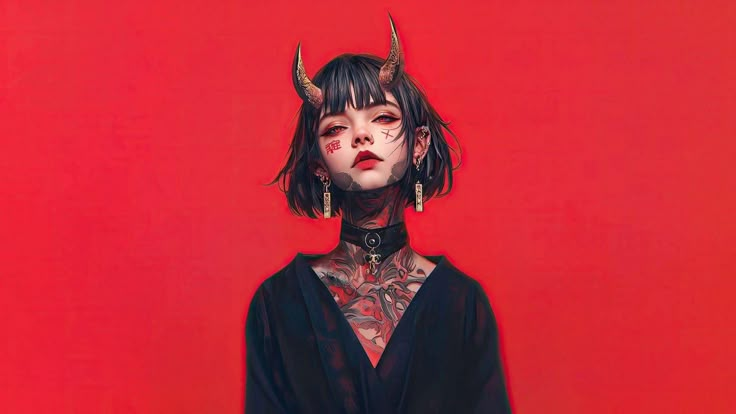
#> input picture lab1/images/image_1.jpg, 736 x 414 px; its folder holds only this picture in this run
$ python main.py
#> lines starting #> are read from the running program, lines starting #| are printed output that depends on the picture; after the words box and inside, x2 and y2 are one past the last pixel; in counts of white or black regions, pixels touching at a corner belong together; long printed decimals are rounded
### lab1/utils.py
import cv2
import numpy as np
from matplotlib import pyplot as plt


# Читання JPG зображення
def read_jpg(filename):
#> called with filename = 'images/image_1.jpg'
    return cv2.imread(filename)
#> returned value is the input picture: shape (414, 736, 3); mean B, G, R 56.2, 42.7, 193.9

# Запис JPG зображення
def write_jpg(filename, image, quality=95):
    cv2.imwrite(filename, image, [int(cv2.IMWRITE_JPEG_QUALITY), quality])

# Перетворення тексту в бінарний формат
def text_to_bin(text):
    return ''.join(format(ord(c), '08b') for c in text)

# Перетворення бінарного формату в текст
def bin_to_text(binary):
    chars = [binary[i:i + 8] for i in range(0, len(binary), 8)]
    return ''.join(chr(int(c, 2)) for c in chars)

# Обчислення MSE (середньоквадратичної помилки) між двома зображеннями
def mse(image1, image2):
    return np.mean((image1.astype(np.float32) - image2.astype(np.float32)) ** 2)

# Аналіз гістрограми
def plot_histogram(original, modified, title="Histogram Comparison"):
    plt.figure(figsize=(10, 5))

    # Аналізуємо лише синій канал (індекс 0 у BGR)
    plt.hist(original[:, :, 0].ravel(), bins=256, alpha=0.7, label='Original', color='blue', edgecolor='black',
             linewidth=0.5)
    plt.hist(modified[:, :, 0].ravel(), bins=256, alpha=0.7, label='Modified', color='orange', edgecolor='black',
             linewidth=0.5)

    plt.title(title)
    plt.xlabel('Pixel Intensity (Blue Channel)')
    plt.ylabel('Frequency')
    plt.legend()
    plt.grid(True, alpha=0.3)
    plt.show()

### lab1/encoder.py
import cv2
import random
from utils import text_to_bin

# Послідовне вбудовування повідомлення
def embed_sequential(image, message):
    bin_msg = text_to_bin(message)
    img_mod = image.copy()
    rows, cols, channels = img_mod.shape
#> rows = 414; cols = 736; channels = 3

    for i in range(len(bin_msg)):
        row, col = divmod(i, cols)
        if row >= rows:
            break
        pixel_value = img_mod[row, col].copy()  # Копіюємо значення пікселя
        pixel_value[0] = (pixel_value[0] & 254) | int(bin_msg[i])  # Модифікуємо лише синій канал
        img_mod[row, col] = pixel_value
#> this loop made 1440 passes
#> img_mod: shape (414, 736, 3); 0.23% of pixels changed, all inside (x1, y1, x2, y2) = (0, 0, 736, 2)

    return img_mod

# Випадкове вбудовування повідомлення
def embed_random(image, message, seed):
#> called with seed = 340698234968
    bin_msg = text_to_bin(message)
    img_mod = image.copy()
    rows, cols, channels = img_mod.shape
#> rows = 414; cols = 736; channels = 3
    total_pixels = rows * cols
#> total_pixels = 304704

    random.seed(seed)
    positions = random.sample(range(total_pixels), len(bin_msg))

    for i, pos in enumerate(positions):
        row, col = divmod(pos, cols)
        pixel_value = img_mod[row, col].copy()
        pixel_value[0] = (pixel_value[0] & 254) | int(bin_msg[i])  # Модифікуємо лише синій канал
        img_mod[row, col] = pixel_value
#> this loop made 1440 passes
#> img_mod: shape (414, 736, 3); 0.24% of pixels changed, all inside (x1, y1, x2, y2) = (0, 1, 736, 414)

    return img_mod

### lab1/decoder.py
import random
from utils import bin_to_text

# Витягування повідомлення з послідовно вбудованого зображення
def extract_message(image, length):
#> called with length = 180
    bin_msg = ''
    rows, cols, channels = image.shape
#> rows = 414; cols = 736; channels = 3
    for i in range(length * 8):
        row, col = divmod(i, cols)
        if row >= rows:
            break
        pixel_value = image[row, col]
        bin_msg += str(pixel_value[0] & 1)  # Витягуємо LSB із синього каналу
#> this loop made 1440 passes
#> (pixel_value, bin_msg) on passes 1 to 3: ([56, 38, 237], '0'), ([56, 38, 237], '00'), ([58, 39, 240], '000')
#> (printed output is left out)
    return bin_to_text(bin_msg)

def extract_message_random(image, length, seed):
#> called with length = 180, seed = 340698234968
    bin_msg = ''
    rows, cols, channels = image.shape
#> rows = 414; cols = 736; channels = 3
    total_pixels = rows * cols
#> total_pixels = 304704

    random.seed(seed)
    positions = random.sample(range(total_pixels), length * 8)

    for pos in positions:
        row, col = divmod(pos, cols)
        pixel_value = image[row, col]
        bin_msg += str(pixel_value[0] & 1)  # Витягуємо LSB із синього каналу
#> this loop made 1440 passes
#> (pixel_value, bin_msg) on passes 1 to 3: ([40, 36, 219], '0'), ([88, 83, 100], '00'), ([58, 46, 224], '000')
    return bin_to_text(bin_msg)

### lab1/main.py
from datetime import datetime
from encoder import embed_sequential, embed_random
from decoder import extract_message, extract_message_random
from utils import read_jpg, write_jpg, plot_histogram, mse

# Основне виконання
if __name__ == '__main__':
    image_name = "image_1"
    image = read_jpg(f"images/{image_name}.jpg")  # Читаємо зображення з файлу
    message = """
        Lorem Ipsum is simply dummy text of the printing and typesetting industry.
        Lorem Ipsum has been the industry's standard dummy text ever since the 1500s...
        """  # Повідомлення для вбудовування

    # --- Кодування ---
    image_seq = embed_sequential(image, message)
    write_jpg(f"./images/{image_name}_seq_{datetime.now().strftime('%Y_%m_%d_%H_%M_%S')}.jpg", image_seq)

    key = 340698234968  # Ключ для випадкового вбудовування
    image_rand = embed_random(image, message, key)
    write_jpg(f"./images/{image_name}_random_{datetime.now().strftime('%Y_%m_%d_%H_%M_%S')}.jpg", image_rand)

    # --- Декодування ---
    retrieved_msg_seq = extract_message(image_seq, len(message))
    print("Retrieved Message (Sequential):", retrieved_msg_seq)

    retrieved_msg_rand = extract_message_random(image_rand, len(message), key)
    print("Retrieved Message (Random):", retrieved_msg_rand)
#> (printed output is left out)

    # --- Аналіз ---
    plot_histogram(image, image_seq)  # Порівняння гістрограм
#> in plot_histogram, `plt.show()`:
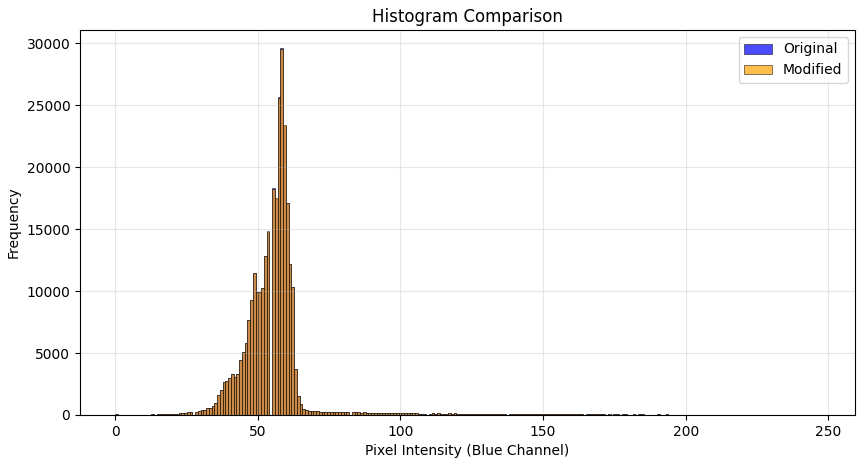
#> figure drawn by matplotlib, 1 panel; tallest bar 29586 high, from x = 57.89 to 58.86; tallest bar 29558 high, from x = 57.89 to 58.86
    plot_histogram(image, image_rand)  # Порівняння гістрограм
    print("MSE (Sequential):", mse(image, image_seq))
#| MSE (Sequential): 0.0007701
    print("MSE (Random):", mse(image, image_rand))
#| MSE (Random): 0.0007997
